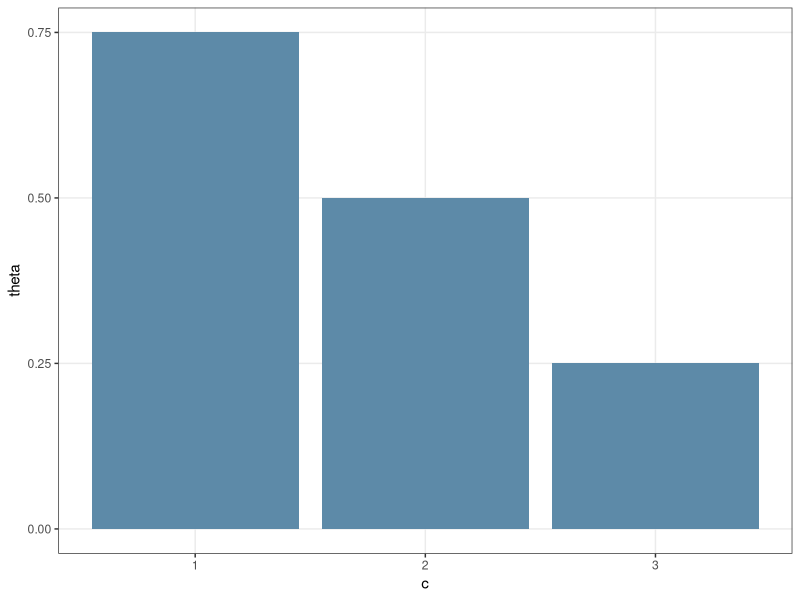

The R source for this figure:
## ---- chunk 1
knitr::opts_chunk$set(echo = TRUE, cache =TRUE)
library(tidyverse)
library(gganimate)
library(kableExtra)
library(formattable)

theme_color = "#5D8AA8"
## ---- chunk 2
tibble(
  c = 1:3,
  theta = c(0.75, 0.50, 0.25)
) %>%
  ggplot() +
  geom_col(
    aes(c, theta),
    fill = theme_color
  ) +
  scale_x_continuous(breaks = 1:3,
                     minor_breaks = NULL) +
  scale_y_continuous(breaks = seq(0, 1, 0.25),
                     minor_breaks = NULL) +
  theme_bw()
  
## ---- chunk 3
x     <- 1 # number of heads
c     <- 1:3
theta <-  c(0.75, 0.50, 0.25)

lik   <- dbinom(x = 1, size = 1, p = theta) # likelihood
prior <- rep(1/3, 3)
num   <- lik * prior # numerator
denom <- sum(num) # denominator
post  <- num/denom # posterior

tibble(
  Parameter = c("C", "1" , "2", "3", "Total"),
  Likelihood = c("$Pr(X = 1 \\mid C =c)$", paste0(c("3/4 = ", "2/4 = ", "1/4 = "), format(lik, digits = 3)), as.character(sum(lik))),
  Prior = c("$Pr(C = c)$", paste0(c("1/3 = "), format(prior, digits = 3)), as.character(sum(prior))),
  `Likelihood $\\times$ Prior` = c("$Pr(X = 1 \\mid C = c) \\times Pr(C=c)$", paste0(c("3/12 = ", "2/12 = ", "1/12 = "), format(num, digits = 3)), paste0("6/12 = ", format(denom, digits = 3))),
  Posterior = c("$Pr(C = c \\mid X = 1)$", paste0(c("3/6 = ", "2/6 = ", "1/6 = "), format(post, digits = 3)), as.character(sum(post)))
) %>%
  knitr::kable(escape = FALSE) %>%
  kable_styling(bootstrap_options = c("stripped", "hover"), full_width = T, position = "float_left") %>%
  row_spec(0, bold = T, background = theme_color, color = "white", font_size = 15, align = "c") %>%
  row_spec(c(1,3), bold = F, background = "#fafafa", font_size = 14) %>%
  row_spec(c(2,4), bold = F, background = "transparent", font_size = 14) %>%
  row_spec(5, bold = T, background = "#f1f1f1", font_size = 15) %>%
  row_spec(1, font_size = 13)

## ---- chunk 4
x     <- 2 # number of heads
c     <- 1:3
theta <-  c(0.75, 0.50, 0.25)

lik   <- dbinom(x = 2, size = 2, p = theta) # likelihood
prior <- rep(1/3, 3)
num   <- lik * prior # numerator
denom <- sum(num) # denominator
post  <- num/denom # posterior
## ---- chunk 5
tibble(
  Parameter = c("C", "1" , "2", "3", "Total"),
  Likelihood = c("$Pr(X = 2 \\mid C =c)$", format(lik, digits = 3), as.character(sum(lik))),
  Prior = c("$Pr(C = c)$", format(prior, digits = 3), as.character(sum(prior))),
  `Likelihood $\\times$ Prior` = c("$Pr(X = 2 \\mid C = c) \\times Pr(C=c)$", format(num, digits = 3), format(denom, digits = 3)),
  Posterior = c("$Pr(C = c \\mid X = 2)$", format(post, digits = 3), as.character(sum(post)))
) %>%
  knitr::kable(escape = FALSE) %>%
  kable_styling(bootstrap_options = c("stripped", "hover"), full_width = T, position = "float_left") %>%
  row_spec(0, bold = T, background = theme_color, color = "white", font_size = 15, align = "c") %>%
  row_spec(c(1,3), bold = F, background = "#fafafa", font_size = 14) %>%
  row_spec(c(2,4), bold = F, background = "transparent", font_size = 14) %>%
  row_spec(5, bold = T, background = "#f1f1f1", font_size = 15) %>%
  row_spec(1, font_size = 13)
## ---- chunk 6
n <- 10

simul <- 
  lapply(0:n, function(x)
    tibble(
      heads = x,
      c     = c,
      theta = theta,
      likelihood = dbinom(x = x, size = n, p = theta),
      prior = rep(1/length(c), length(c)),
    )
  ) %>%
  bind_rows() %>%
  group_by(heads) %>%
  mutate(
    numerator = likelihood * prior,
    denominator = sum(numerator),
    posterior = numerator/denominator
  ) %>%
  select(-c(numerator, denominator)) %>%
  gather(key = "key", value = "value",
         likelihood, prior, posterior) %>%
  mutate(key = factor(key,
                     levels = c("likelihood", "prior", "posterior")))

anim_p <- 
  simul %>%
  ggplot() +
  geom_col(
    aes(x = c, y = value),
    fill = theme_color
  ) +
  scale_x_continuous(breaks = 1:3,
                     minor_breaks = NULL) +
  # scale_y_continuous(breaks = seq(0, 1, 0.25),
  #                    minor_breaks = NULL) +
  theme_bw() +
  facet_wrap(~key) +
  # gganimate
  labs(title = "Number of heads X = {frame_time} in n = 10 tosses") +
  transition_time(heads) +
  ease_aes('linear')
  
animate(anim_p)
## ---- chunk 7

x     <- 2 # number of heads
c     <- 1:3
theta <- c(0.75, 0.50, 0.25)

lik   <- dbinom(x = 2, size = 2, p = theta) # likelihood
prior <- c(1/20, 5/20, 14/20)
num   <- lik * prior # numerator
denom <- sum(num) # denominator
post  <- num/denom # posterior
## ---- chunk 8

tibble(
  Parameter = c("C", "1" , "2", "3", "Total"),
  Likelihood = c("$Pr(X = 2 \\mid C =c)$", format(lik, digits = 3), as.character(sum(lik))),
  Prior = c("$Pr(C = c)$", format(prior, digits = 3), as.character(sum(prior))),
  `Likelihood $\\times$ Prior` = c("$Pr(X = 2 \\mid C = c) \\times Pr(C=c)$", format(num, digits = 3), format(denom, digits = 3)),
  Posterior = c("$Pr(C = c \\mid X = 2)$", format(post, digits = 3), as.character(sum(post)))
) %>%
  knitr::kable(escape = FALSE) %>%
  kable_styling(bootstrap_options = c("stripped", "hover"), full_width = T, position = "float_left") %>%
  row_spec(0, bold = T, background = theme_color, color = "white", font_size = 15, align = "c") %>%
  row_spec(c(1,3), bold = F, background = "#fafafa", font_size = 14) %>%
  row_spec(c(2,4), bold = F, background = "transparent", font_size = 14) %>%
  row_spec(5, bold = T, background = "#f1f1f1", font_size = 15) %>%
  row_spec(1, font_size = 13)

## ---- chunk 9
# Posterior Mean
sum(post * c)

# Maximum a posterior (MAP) estimate for c
which.max(post)

# Maximum likelihood estimate
which.max(lik)
## ---- chunk 10
n <- 10

simul <- 
  lapply(0:n, function(x)
    tibble(
      heads = x,
      c     = c,
      theta = theta,
      prior = prior,
      likelihood = dbinom(x = x, size = n, p = theta),
    )
  ) %>%
  bind_rows() %>%
  group_by(heads) %>%
  mutate(
    numerator = likelihood * prior,
    posterior = numerator/sum(numerator)
  ) %>%
  select(-numerator) %>%
  gather(key = "key", value = "value",
         likelihood, prior, posterior) %>%
  mutate(key = factor(key,
                     levels = c("likelihood", "prior", "posterior")))

anim_p <- 
  simul %>%
  ggplot() +
  geom_col(
    aes(x = c, y = value),
    fill = theme_color
  ) +
  scale_x_continuous(breaks = 1:3,
                     minor_breaks = NULL) +
  # scale_y_continuous(breaks = seq(0, 1, 0.25),
  #                    minor_breaks = NULL) +
  theme_bw() +
  facet_wrap(~key) +
  # gganimate
  labs(title = "Number of heads X = {frame_time} in n = 10 tosses") +
  transition_time(heads) +
  ease_aes('linear')
  
animate(anim_p)
## ---- chunk 11
x     <- 1 # number of heads
c     <- 1:3
theta <- c(0.75, 0.50, 0.25)
post  <- c(3/6, 2/6, 1/6)

new_x <- c(0,1)
lik_new_x <- matrix(c(1-theta, theta),
                    nrow = 2,
                    byrow = TRUE)

post.pred <- lik_new_x %*% matrix(post, nrow = 3)

rownames(post.pred) <- c("Pr(new_X = 0 | X = 1) = ", "Pr(new_X = 1 | X = 1) = ")
colnames(post.pred) <- ""

post.pred
